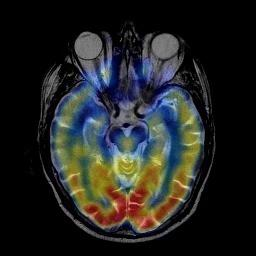
%> input picture 06 practice-myself_codes_notes/03 SCI_CODE_PAPER_FUSION/01 code/02_proposed_method/05 TEST-IHS/jiaquan28.jpg, 256 x 256 px
$ octave TEST9999.m   (GNU Octave 9; MATLAB toolbox functions it lacks are replaced by stand-ins)
%> lines starting %> are read from the running program, lines starting %| are printed output that depends on the picture
### 06 practice-myself_codes_notes/03 SCI_CODE_PAPER_FUSION/01 code/02_proposed_method/05 TEST-IHS/RGB2HBV.m
function [H,S,V]=RGB2HBV(img)
img=mat2gray(img);  %任意区间映射到[0,1];
[m,n,dim]=size(img);
%> m = 256; n = 256; dim = 3
%%图像的RGB
R=img(:,:,1);
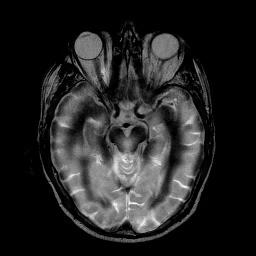
%> R: size 256x256 double; min 0, max 1, mean 0.142
G=img(:,:,2);
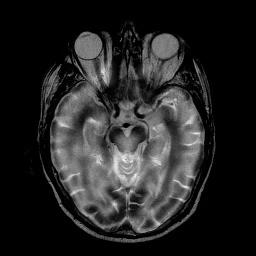
%> G: size 256x256 double; min 0, max 0.976, mean 0.146
B=img(:,:,3);
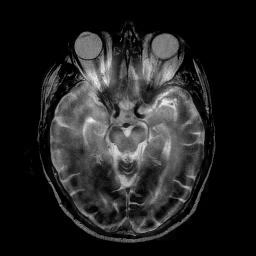
%> B: size 256x256 double; min 0, max 0.984, mean 0.139

%%图像的RGB2HSV
H=zeros(m,n);   %色相角
S=zeros(m,n);   %饱和度 垂直轴
V=zeros(m,n);   %明度 水平轴
for i=1:m
   for j=1:n
       r=R(i,j);
       g=G(i,j);
       b=B(i,j);
       MAX=max([r,g,b]);
       MIN=min([r,g,b]);

       if MAX==MIN
            H(i,j)=0;
       elseif MAX==r && g>=b
            H(i,j)=60*(g-b)/(MAX-MIN);
       elseif MAX==r && g<b
            H(i,j)=60*(g-b)/(MAX-MIN)+360;
       elseif MAX==g
            H(i,j)=60*(b-r)/(MAX-MIN)+120;
       elseif MAX==b
            H(i,j)=60*(r-g)/(MAX-MIN)+240;
       end

       if MAX==0
            S(i,j)=0;
       else
            S(i,j)=1-MIN/MAX;
       end

       V(i,j)=MAX;
   end
end
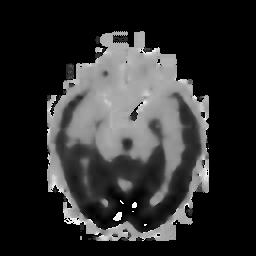
%> H: size 256x256 double; min 0, max 359.5, mean 65.7; drawn with min black and max white
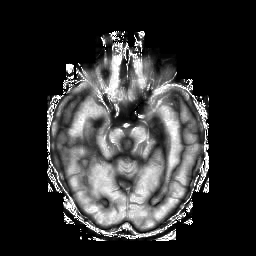
%> S: size 256x256 double; min 0, max 1, mean 0.199
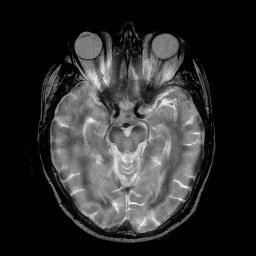
%> V: size 256x256 double; min 0, max 1, mean 0.181
end

%%图像HSV2RGB

### 06 practice-myself_codes_notes/03 SCI_CODE_PAPER_FUSION/01 code/02_proposed_method/05 TEST-IHS/TEST9999.m
close all
clc;clear;
Fusion_image=double(imread('jiaquan28.jpg'));
[H,S,V]=RGB2HBV(Fusion_image);
 [max_cntMat_mean_S_value,b1]=max(max(V));
%> max_cntMat_mean_S_value = 1; b1 = 134
  [min_cntMat_mean_S_value,b6]=min(min(V));
%> min_cntMat_mean_S_value = 0; b6 = 1

$ run again, with 06 practice-myself_codes_notes/03 SCI_CODE_PAPER_FUSION/01 code/02_proposed_method/05 TEST-IHS/3.jpg copied over 06 practice-myself_codes_notes/03 SCI_CODE_PAPER_FUSION/01 code/02_proposed_method/05 TEST-IHS/jiaquan28.jpg
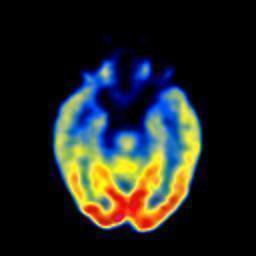
%> input picture 06 practice-myself_codes_notes/03 SCI_CODE_PAPER_FUSION/01 code/02_proposed_method/05 TEST-IHS/3.jpg, 256 x 256 px
%> after the loop in RGB2HBV, `for i=1:m`:
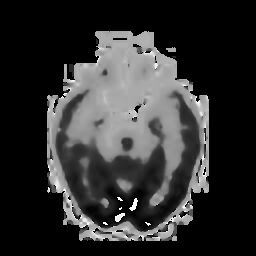
%> H: size 256x256 double; min 0, max 359.7, mean 68.4; drawn with min black and max white
%> after the loop in RGB2HBV, `for i=1:m`:
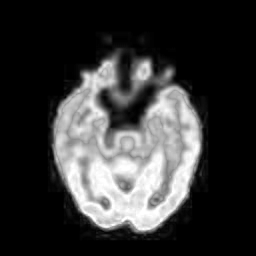
%> V: size 256x256 double; min 0, max 1, mean 0.216
%> max_cntMat_mean_S_value = 1; b1 = 69
%> min_cntMat_mean_S_value = 0; b6 = 1
